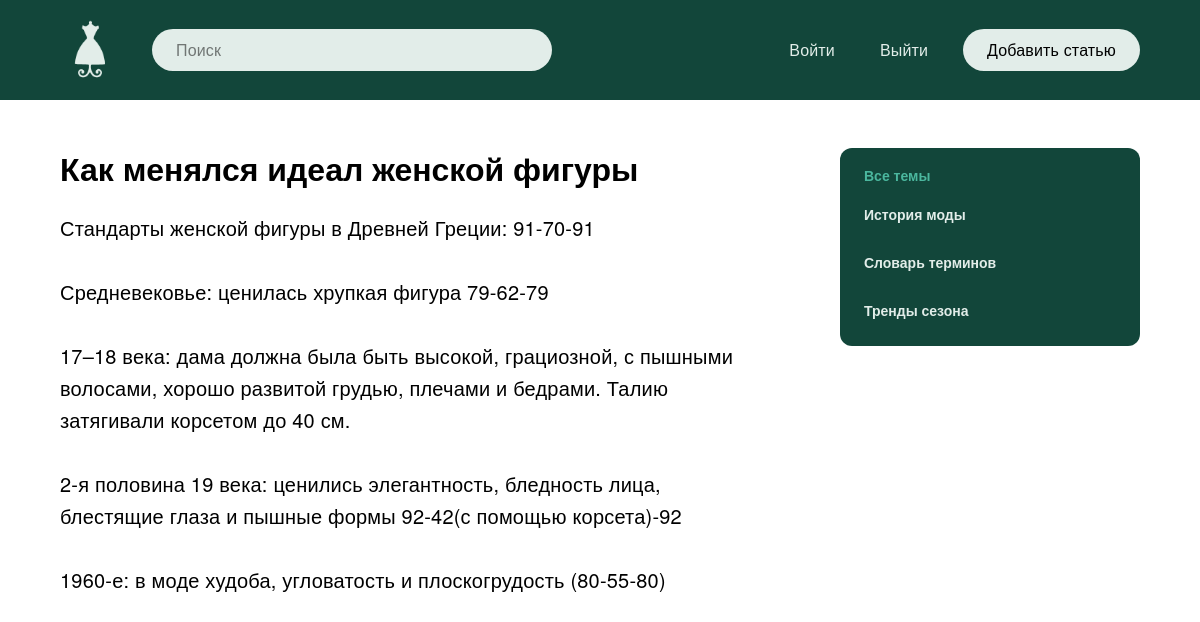
The page /post/kak-menyalsya-ideal-zhenskoj-figury/ on the database its author committed.
### blog/models.py (models this page shows, shortened)
class Blog(models.Model):
    title = models.CharField(max_length=255, verbose_name='Заглавие')
    slug = models.SlugField(max_length=255, unique=True, verbose_name='URL')
    content = models.TextField(blank=True, verbose_name='Контент')
    photo = models.ImageField(upload_to='photos/%Y/%m/%d/', blank=True, verbose_name='Лого темы')
    time_created = models.DateTimeField(auto_now_add=True, verbose_name='Дата публикации')
    time_update = models.DateTimeField(auto_now=True, verbose_name='Дата обновления')
    is_published = models.BooleanField(default=True, verbose_name='Опубликовано')
    topic = models.ForeignKey('Topic', on_delete=models.PROTECT, verbose_name='Тема')
    def __str__(self):
        return self.title
    class Meta:
        verbose_name = 'Пост'
        verbose_name_plural = 'Посты'
        ordering = ['-time_created']

class Topic(models.Model):
    name = models.CharField(max_length=200, verbose_name='Тема')
    slug = models.SlugField(max_length=200, unique=True, verbose_name='URL')
    def get_absolute_url(self):
        return reverse('top', kwargs={'top_slug': self.slug})
    class Meta:
        verbose_name = 'Тема'
        verbose_name_plural = 'Темы'

### blog/views.py (the view)
# urls.py: path('post/<slug:post_slug>/', ShowPost.as_view(), name='post'),
class ShowPost(DataMixin, DetailView):
    model = Blog
    template_name = 'blog/post.html'
    slug_url_kwarg = 'post_slug'
    context_object_name = 'post'
    def get_context_data(self, *, object_list=None, **kwargs):
        context = super().get_context_data(**kwargs)
        t_def = self.get_user_context(title=context['post'])
        return dict(list(context.items()) + list(t_def.items()))

### blog/utils.py (called while the page is built)
    def get_user_context(self, **kwargs):
        context = kwargs
        topics = Topic.objects.annotate(Count('blog'))
        context['topics'] = topics
        if 'topic_selected' not in context:
            context['topic_selected'] = 0
        return context

### blog/templates/blog/post.html
{% extends 'blog/base.html' %}
{% load static%}
{% block content %}
			  <div class="main__content">
				  <div class="page-article">
					  <div class="page-article__wrapper">
						  <h1>{{ post.title }}</h1>
						  {{ post.content|linebreaks }}
					  </div>
				  </div>
			  </div>
{% endblock %}

### blog/templates/blog/base.html (shortened to what this page needs)
<!doctype html>
{% load static %}
{% load blog_tags %}
<html lang="ru">
  <head>
    <link rel="stylesheet" href="{% static 'css/style.css' %}">
  </head>
  <body>
    {% include 'blog/navbar.html' %}
    <main class="main">
	<div class="container">
		<div class="main__wrapper">
        {% block content %}
        {% endblock %}
        <div class="sidebar">
          <div class="categories">
                  <ul class="categories__list">
                    {% if topic_selected == 0 %}
                      <li class="selected__item">Все темы</li>
                    {% else %}
                      <li class="categories__item"><a href="{% url 'index' %}">Все темы</a></li>
                    {% endif %}
                    {% for t in topics %}
                        {% if t.blog__count > 0 %}
                            {% if t.pk == topic_selected %}
                                <li class="selected__item">{{ t.name }}</li>
                            {% else %}
                                <li class="categories__item"><a href="{{ t.get_absolute_url }}">{{ t.name }}</a></li>
                            {% endif %}
                      {% endif %}
                    {% endfor%}
                  </ul>
            </div>
            </div>
        </div>
	</div>
</main>
</body>
</html>

### blog/static/css/style.css (style rules this page uses)
*, *::before, *::after { box-sizing: border-box; }
html, body { margin: 0; padding: 0; }
html { font-family: 'Helvetica Neue', 'Arial', sans-serif; font-style: normal; font-weight: 400; font-size: 16px; line-height: 24px; color: black; background-color: #FFFFFF; -webkit-font-smoothing: antialiased; -moz-osx-font-smoothing: grayscale; text-rendering: optimizeLegibility; }
body { width: 100%; height: 100%; background-color: white; }
a { color: black; text-decoration: none; }
.container { max-width: 1920px; margin: 0 auto; padding: 0 60px; }
.main__wrapper { position: relative; display: flex; gap: 80px; margin-top: 48px; margin-bottom: 48px; }
.main__content { width: calc(100% - 300px - 80px); }
.sidebar { width: 300px; }
.categories__list { display: grid; grid-template-columns: 1fr; gap: 12px; list-style: none; margin: 0; background-color: #12463A; padding: 12px 0; border-radius: 12px; }
.categories__item { margin-right: 28px; margin-bottom: 12px; }
.selected__item, .categories__item a { font-family: 'Helvetica Neue', 'Arial', sans-serif; font-weight: 700; font-size: 14px; line-height: 20px; padding: 5px 24px; }
.categories__item a { color: #E2EDE9; }
.selected__item { color: #4BB79E; }
.page-article__wrapper h1 { font-family: 'Helvetica Neue', 'Arial', sans-serif; font-weight: 700; font-size: 32px; line-height: 40px; color: #000000; margin: 0; margin-bottom: 24px; }
.page-article__wrapper p { font-family: 'Helvetica Neue', 'Arial', sans-serif; font-weight: 400; font-size: 20px; line-height: 32px; letter-spacing: 0.01em; color: #000000; margin: 0; margin-bottom: 32px; }

### rows shown on the page
Blog: title "Как менялся идеал женской фигуры", content "Стандарты женской фигуры в Древней Греции: 91-70-91 Средневековье: ценилась хрупкая фигура 79-62-79 17–18 века: дама должна была быть высокой, грациозной, с пышными волосами, хорошо развитой грудью, плечами и бедрами. Талию затягивали корсетом до 40 см. 2-я половина 19 века: ценились элегантность, бледность лица, блестящие глаза и пышные формы 92-42(с помощью корсета)-92 1960-е: в моде худоба, угловатость и плоскогрудость (80-55-80)"
Topic: name "История моды"
Topic: name "Словарь терминов"
Topic: name "Тренды сезона"
